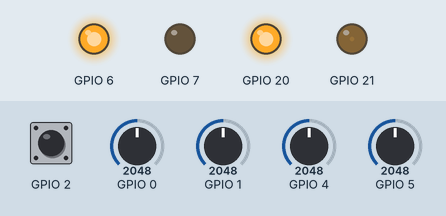
This program was run on a simulated ESP32-C3. Parts: output pins drawn as LEDs (lit = HIGH). The test bench sets the inputs (shaded band); at power-on: GPIO 0 = 2048, GPIO 5 = 2048, GPIO 1 = 2048, GPIO 4 = 2048, GPIO 2 HIGH.

Above: at 1.2 s.
1.3 s: GPIO 0 set to 2866
At 2.5 s:
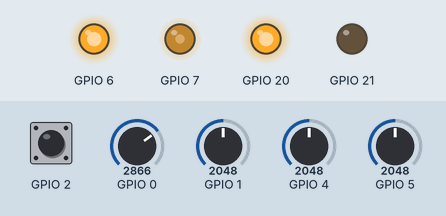
2.8 s: GPIO 5 set to 2204
4.3 s: GPIO 5 set to 2278
At 4.8 s:
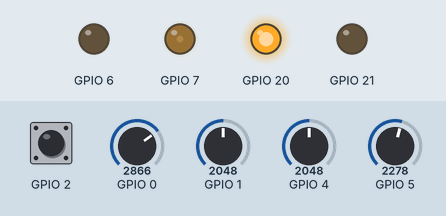
5.8 s: GPIO 1 set to 1794
7.3 s: GPIO 1 set to 1699
At 8.3 s:
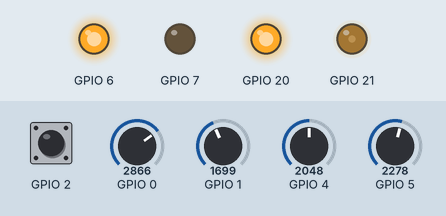
8.8 s: GPIO 4 set to 1228
At 9.4 s:
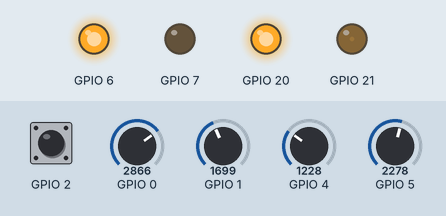
Timing chart, 0 to 11.3 s (numbered marks = the images above; inputs shaded):
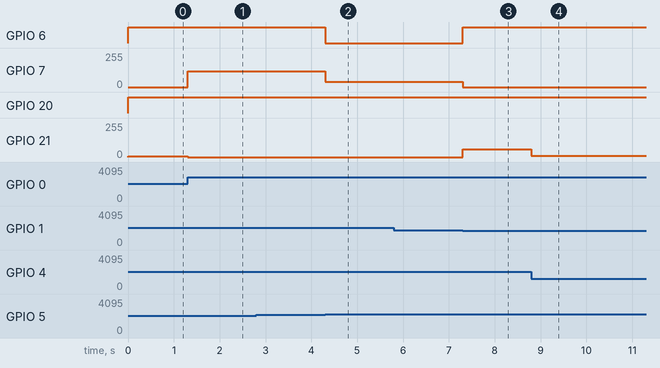

Measured:
- the behaviour switches between 2250 and 2251 on GPIO 5 (found by bisection; images 1 and 2)
- the behaviour switches between 1751 and 1750 on GPIO 1 (found by bisection; images 2 and 3)
- after the input at 1.3 s, GPIO 7: 0/255 → 118/255 at once; GPIO 21: 6/255 → 0/255 at once
- after the input at 2.8 s, every drawn part: stays the same
- after the input at 4.3 s, GPIO 6: HIGH → LOW at once; GPIO 7: 118/255 → 39/255 at once
- after the input at 5.8 s, every drawn part: stays the same
- after the input at 7.3 s, GPIO 6: LOW → HIGH at once; GPIO 7: 39/255 → 0/255 at once; GPIO 21: 0/255 → 59/255 at once
- after the input at 8.8 s, GPIO 21: 59/255 → 8/255 at once

The program:

main.cpp
```cpp
#include <Arduino.h>

#define MAXSPEED 255
#define SPEED 255
#define OFFSET_RIGHT 55
#define OFFSET_LEFT 55
#define DEBUGFLAG true
#define ACCELADD 0b0011101

#define ACCELADD 0b0011101

enum colours { white = 0,
               green = 1,
               red = 2,
               blue = 3,
               black = 4
};

void setMotors();
float getLinePosition(int prevLinePos, int s[4]);
void doPID();
void calibrate();
String getColour(colours c);

int leftSpeed, rightSpeed;
float linePos;
float kp, ki, kd;
float err, pErr, cErr;

int maxTurn;

colours racingColour = green;

int WHITE[4] = {700, 350, 275, 410};
int GREEN[4] = {2300, 1750, 1350, 2250};
int RED[4] = {3000, 2330, 1850, 2900};
int BLUE[4] = {2900, 2400, 2000, 2850};
int BLACK[4] = {3850, 3200, 2900, 3700};
int THRESHOLDS[4] = {(2 * WHITE[0] + GREEN[0]) / 3, (2 * WHITE[1] + GREEN[1]) / 3, (2 * WHITE[2] + GREEN[2]) / 3, (2 * WHITE[3] + GREEN[3]) / 3};

void setup() {
    Wire.begin();

    leftSpeed = 0;
    rightSpeed = 0;

    linePos = 0;
    kp = 75;
    ki = 0;  //.01;
    kd = 15;

    maxTurn = 5;

    err = 0;
    cErr = 0;
    pErr = 0;

    pinMode(2, INPUT_PULLUP);

    pinMode(20, OUTPUT);
    pinMode(6, OUTPUT);
    ledcAttachPin(21, 0);
    ledcSetup(0, 1000, 8);
    ledcAttachPin(7, 1);
    ledcSetup(1, 1000, 8);

    if (DEBUGFLAG) {
        Serial.begin(115200);
        Serial.println();
        Serial.println();
    }
    if (digitalRead(2) == 0) {
        calibrate();
    };
}

void loop() {
    int s0 = analogRead(0);
    int s1 = analogRead(1);
    int s2 = analogRead(4);
    int s3 = analogRead(5);

    if (DEBUGFLAG) {
        // Serial.println(String(s0) + " : " + String(s1) + " : " + String(s2) + " : " + String(s3));
    }
    int temp[4] = {s0, s1, s2, s3};
    linePos = getLinePosition(linePos, temp);
    doPID();
    setMotors();
    // delay(100);

    // if (DEBUGFLAG) {
    //     Serial.println("Button is: " + String(buttonState));
    // }
}

float getLinePosition(int prevLinePos, int s[4]) {
    float newLinePos = 0;

    float lineIntensity[4] = {0, 0, 0, 0};
    colours lineColour[4] = {white, white, white, white};

    for (int i = 0; i < 4; i++) {
        if (s[i] > THRESHOLDS[i]) {
            int TOP = GREEN[i], BOT = THRESHOLDS[i];
            // if (s[i] < GREEN[i]) {
            //     lineColour[i] = green;
            // } else if (s[i] < RED[i]) {  // Must be a better way to do this, but no time
            //     TOP = RED[i];
            //     lineColour[i] = red;
            // } else if (s[i] < BLUE[i]) {
            //     TOP = BLUE[i];
            //     lineColour[i] = blue;
            // } else if (s[i] < BLACK[i]) {
            //     TOP = BLACK[i];
            //     lineColour[i] = black;
            // }
            if (s[i] > (GREEN[i])) {
                lineIntensity[i] = 0;
            } else {
                lineIntensity[i] = ((float)(s[i] - BOT) / (float)(TOP - BOT));
            }
        }
    }
    if ((lineIntensity[0] == 0 && lineIntensity[1] == 0 && lineIntensity[2] == 0 && lineIntensity[3] == 0)) {
        newLinePos =
            (prevLinePos > 0)
                ? maxTurn
                : -maxTurn;
    } else {
        float normalizer = 0;

        for (int i = 0; i < 4; i++) {
            if (normalizer < abs(lineIntensity[i]))
                normalizer = abs(lineIntensity[i]);
        }
        for (int i = 0; i < 4; i++) {
            lineIntensity[i] = lineIntensity[i] / normalizer;
        }

        newLinePos -= (lineIntensity[0] > 0) ? (lineIntensity[1] > 0) ? (2 * lineIntensity[0] - lineIntensity[1]) : 3 - lineIntensity[0] : 0;
        newLinePos -= lineIntensity[1];
        newLinePos += lineIntensity[2];
        newLinePos += (lineIntensity[3] > 0) ? (lineIntensity[2] > 0) ? (2 * lineIntensity[3] - lineIntensity[2]) : 3 - lineIntensity[3] : 0;
    }

    // if (DEBUGFLAG) {
    //     Serial.println(String(newLinePos) +
    //                    " \t: " + String(s[0]) + " : " + String(s[1]) + " : " + String(s[2]) + " : " + String(s[3]) +
    //                    " \t: " + getColour(lineColour[0]) + " : " + getColour(lineColour[1]) + " : " + getColour(lineColour[2]) + " : " + getColour(lineColour[3]));
    // }

    pErr = err;
    err = newLinePos;
    cErr += err;
    return newLinePos;
}

void doPID() {
    float tempPID = kp * err + ki * cErr + kd * (err - pErr);
    if (tempPID == 0) {  // No change needed
        rightSpeed = SPEED;
        leftSpeed = SPEED;
    } else if (tempPID > 0) {  // PID pulling right - lower right motor speed
        rightSpeed = -tempPID + SPEED;
        leftSpeed = SPEED;
    } else {  // PID pulling left - lower left motor speed
        leftSpeed = tempPID + SPEED;
        rightSpeed = SPEED;
    }

    // if (DEBUGFLAG) {
    //     Serial.println(String(linePos) +
    //                    " \t: " + String(rightSpeed) + " : " + String(leftSpeed) +
    //                    " \t: " + String(tempPID) +
    //                    " \t: P- " + String(kp * err) + " : I-" + String(ki * cErr) + " : D-" + String(kd * (err - pErr)));
    // }
}

void setMotors() {
    if (rightSpeed > MAXSPEED)  // Cap out speed values
        rightSpeed = MAXSPEED;
    else if (rightSpeed < -MAXSPEED)
        rightSpeed = -MAXSPEED;
    if (leftSpeed > MAXSPEED)
        leftSpeed = MAXSPEED;
    else if (leftSpeed < -MAXSPEED)
        leftSpeed = -MAXSPEED;

    float adjustRight = OFFSET_RIGHT + (int)((float)rightSpeed * ((float)(MAXSPEED - OFFSET_RIGHT) / (float)MAXSPEED));
    float adjustLeft = OFFSET_LEFT + (int)((float)leftSpeed * ((float)(MAXSPEED - OFFSET_LEFT) / (float)MAXSPEED));

    // if (DEBUGFLAG) {
    //     Serial.println(String(linePos) +
    //                    " \t: " + String(leftSpeed) + " : " + String(rightSpeed) +
    //                    " \tL: " + String(adjustLeft) + " : " + ((leftSpeed >= 0) ? "F" : "B") +
    //                    " \tR: " + String(adjustRight) + " : " + ((rightSpeed >= 0) ? "F" : "B"));
    // }

    if (rightSpeed >= 0) {
        ledcWrite(1, MAXSPEED - adjustRight);
        digitalWrite(6, true);
    } else {
        ledcWrite(1, abs(adjustRight));
        digitalWrite(6, false);
    }
    if (leftSpeed >= 0) {
        ledcWrite(0, MAXSPEED - adjustLeft);
        digitalWrite(20, true);
    } else {
        ledcWrite(0, abs(adjustLeft));
        digitalWrite(20, false);
    }

    // if (DEBUGFLAG) {
    //     Serial.println("White: " + String(WHITE[0]) + " : " + String(WHITE[1]) + " : " + String(WHITE[2]) + " : " + String(WHITE[3]) +
    //                    " \tGreen: " + String(GREEN[0]) + " : " + String(GREEN[1]) + " : " + String(GREEN[2]) + " : " + String(GREEN[3]));
    // }
}

void calibrate() {
    ledcWrite(0, MAXSPEED);
    digitalWrite(20, true);
    ledcWrite(1, MAXSPEED);
    digitalWrite(6, true);

    delay(1000);

    for (int i = 0; i < 4; i++) {
        GREEN[i] = 0;
        WHITE[i] = 5000;
    }

    while (digitalRead(2) == 1) {
        int s0 = analogRead(0);
        int s1 = analogRead(1);
        int s2 = analogRead(4);
        int s3 = analogRead(5);
        int s[4] = {s0, s1, s2, s3};
        for (int i = 0; i < 4; i++) {
            if (s[i] < WHITE[i])
                WHITE[i] = s[i];
            if (s[i] > GREEN[i])
                GREEN[i] = s[i];
        }
    }
    delay(1000);
    while (digitalRead(2) == 1) {
        delay(1);
    }
    THRESHOLDS[0] = (2 * WHITE[0] + GREEN[0]) / 3;
    THRESHOLDS[1] = (2 * WHITE[1] + GREEN[1]) / 3;
    THRESHOLDS[2] = (2 * WHITE[2] + GREEN[2]) / 3;
    THRESHOLDS[3] = (2 * WHITE[3] + GREEN[3]) / 3;
}

String getColour(colours c) {
    switch (c) {
        case white:
            return " ";
            break;
        case green:
            return "G";
            break;
        case red:
            return "R";
            break;
        case blue:
            return "B";
            break;
        case black:
            return "X";
            break;
        default:
            return "?";
            break;
    }
}
```
